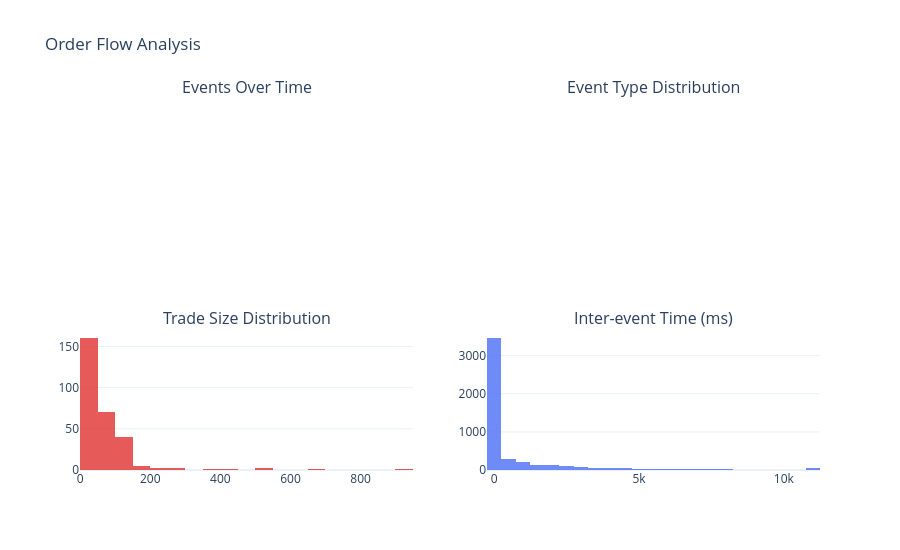

Notebook code cell kept with this figure:
### Markdown cell above
## 6. Order Flow Timeline

### Code cell
if 'action' in df.columns:
    fig4 = make_subplots(rows=2, cols=2,
                          subplot_titles=['Events Over Time', 'Event Type Distribution',
                                          'Trade Size Distribution', 'Inter-event Time (ms)'])
    C = ['#4C6EF5','#F76707','#2F9E44','#E03131','#7950F2']

    # Events over time
    for act, color in zip(['A','C','T'], C):
        sub = df[df['action'] == act]
        if len(sub) > 0:
            fig4.add_trace(go.Scatter(
                x=sub['ts_event'], y=[act]*len(sub),
                mode='markers', marker=dict(size=3, color=color, opacity=0.5),
                name=act
            ), row=1, col=1)

    # Pie chart
    counts = df['action'].value_counts()
    fig4 = make_subplots(
    rows=2, cols=2,
    subplot_titles=[
        'Events Over Time', 'Event Type Distribution',
        'Trade Size Distribution', 'Inter-event Time (ms)'
    ],
    specs=[
        [{"type": "xy"}, {"type": "domain"}],  # 👈 pie here
        [{"type": "xy"}, {"type": "xy"}]
    ]
)

    # Trade size distribution
    trades = df[df['action'] == 'T']
    if 'size' in trades.columns and len(trades) > 0:
        fig4.add_trace(go.Histogram(
            x=trades['size'], nbinsx=30,
            marker_color=C[3], opacity=0.8, name='Trade Size'
        ), row=2, col=1)

    # Inter-event time
    iet = df['ts_event'].diff().dt.total_seconds() * 1000  # ms
    iet = iet[iet > 0].clip(0, iet.quantile(0.99))
    fig4.add_trace(go.Histogram(
        x=iet, nbinsx=50,
        marker_color=C[0], opacity=0.8, name='IET (ms)'
    ), row=2, col=2)

    fig4.update_layout(title='Order Flow Analysis', height=550,
                        template='plotly_white', showlegend=False)
    fig4.show()
    mean_iet = iet.mean()
    print(f'Mean inter-event time: {mean_iet:.2f} ms  ({1000/mean_iet:.0f} events/second)')

### Figure 1 — Plotly figure (JSON) as saved in the notebook; plotly's stock layout.template omitted (floating-point values rounded to 4 significant figures; data arrays with more than 128 entries replaced by an {"elided": "..."} marker saying what was removed)
{"data": [{"marker": {"color": "#E03131"}, "name": "Trade Size", "nbinsx": 30, "opacity": 0.8, "type": "histogram", "x": {"elided": "286 int values"}, "xaxis": "x2", "yaxis": "y2"}, {"marker": {"color": "#4C6EF5"}, "name": "IET (ms)", "nbinsx": 50, "opacity": 0.8, "type": "histogram", "x": {"elided": "4809 float values"}, "xaxis": "x3", "yaxis": "y3"}], "layout": {"annotations": [{"font": {"size": 16}, "showarrow": false, "text": "Events Over Time", "x": 0.225, "xanchor": "center", "xref": "paper", "y": 1, "yanchor": "bottom", "yref": "paper"}, {"font": {"size": 16}, "showarrow": false, "text": "Event Type Distribution", "x": 0.775, "xanchor": "center", "xref": "paper", "y": 1, "yanchor": "bottom", "yref": "paper"}, {"font": {"size": 16}, "showarrow": false, "text": "Trade Size Distribution", "x": 0.225, "xanchor": "center", "xref": "paper", "y": 0.375, "yanchor": "bottom", "yref": "paper"}, {"font": {"size": 16}, "showarrow": false, "text": "Inter-event Time (ms)", "x": 0.775, "xanchor": "center", "xref": "paper", "y": 0.375, "yanchor": "bottom", "yref": "paper"}], "height": 550, "showlegend": false, "title": {"text": "Order Flow Analysis"}, "xaxis": {"anchor": "y", "domain": [0, 0.45]}, "xaxis2": {"anchor": "y2", "domain": [0, 0.45]}, "xaxis3": {"anchor": "y3", "domain": [0.55, 1]}, "yaxis": {"anchor": "x", "domain": [0.625, 1]}, "yaxis2": {"anchor": "x2", "domain": [0, 0.375]}, "yaxis3": {"anchor": "x3", "domain": [0, 0.375]}}}
